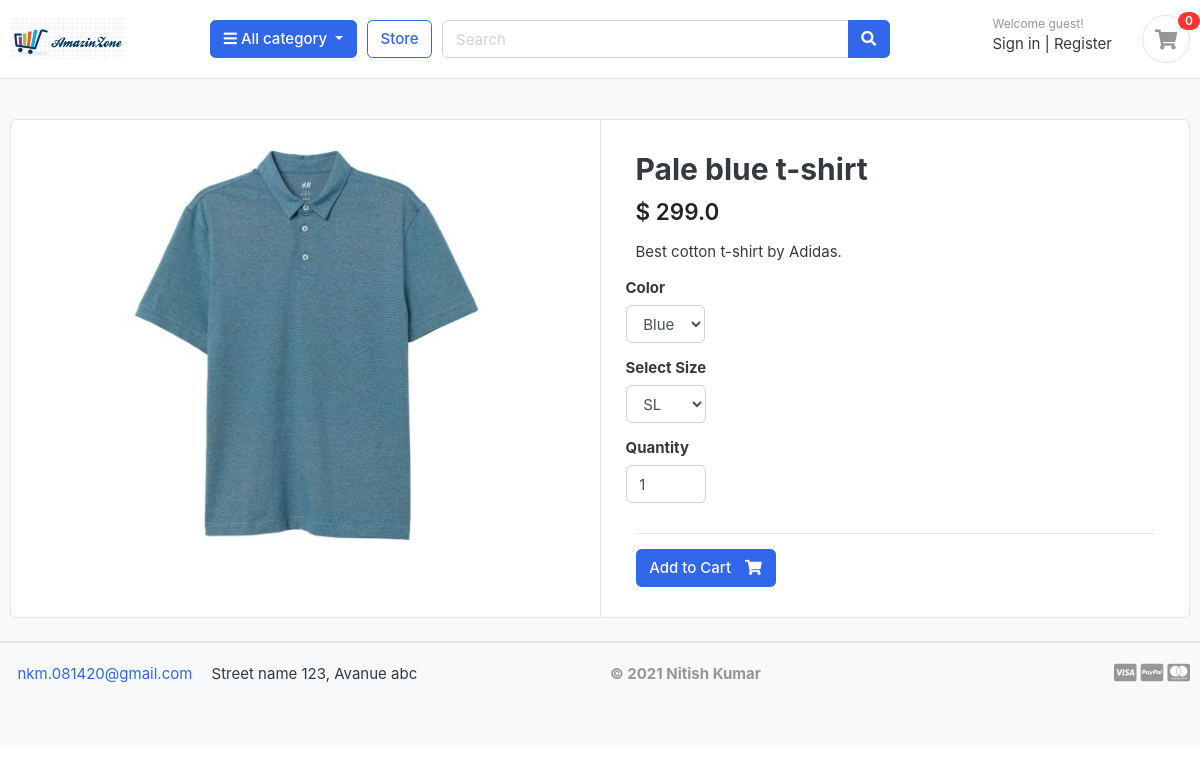
The app's page /products/pale-blue-sky-t-shirt/ with its own data.
### store/models.py (models this page shows, shortened)
class Product(models.Model):
	title = models.CharField(max_length=100)
	slug = models.SlugField(max_length=100, unique=True)
	category = models.ForeignKey(Category, on_delete=models.CASCADE)
	image = models.ImageField(upload_to='products/images/')
	price = models.FloatField()
	details = models.TextField()
	quantity = models.IntegerField()
	in_stock = models.BooleanField(default=True)
	date_add = models.DateField(default=timezone.now)

### products/views.py (the view)
# urls.py: path('<slug:slug>/', views.Detail.as_view(), name='product_detail'),
class Detail(DetailView):
	template_name = 'product_detail.html'
	context_object_name = 'product_details'
	model = Product

### cart/context_processors.py (called while the page is built)
def grand_total(request, tax_rate=6.9):
    total = 0
    count = 0
    cart_items = CartItem.objects.filter(cart__cart_id=_cart_id(request))
    for item in cart_items:
        total += item.sub_total()
        count += item.quantity
    tax = total * tax_rate // 100
    context = {}
    context['cart_items_count'] = count
    context['cart_total'] = total
    context['cart_tax'] = tax
    context['cart_tax_rate'] = tax_rate
    context['grand_total'] = tax + total
    return context

### cart/views.py (called while the page is built)
def _cart_id(request):
    cart = request.session.session_key
    if not cart:
        cart = request.session.create()
    return cart

### products/models.py (called while the page is built)
    def color(self):
        return super(VariationManager, self).filter(active=True, variation_type='colors')

    def size(self):
        return super(VariationManager, self).filter(active=True, variation_type='sizes')

### store/context_processors.py (called while the page is built)
def get_categories(request):
    categories = Category.objects.all()
    return {'product_categories': categories}

### products/templates/product_detail.html (shortened to what this page needs)
{% extends 'base.html' %}
{% load static %}
{% block content %}
{% include 'includes/navbar.html' %}
<section class="section-content padding-y bg">
    <div class="container">
        <div class="card">
            <div class="row no-gutters">
                <aside class="col-md-6">
                    <article class="gallery-wrap">
                        <div class="img-big-wrap">
                            <a href="{{product_details.image.url}}"><img src="{{ product_details.image.url }}"></a>
                        </div>
                    </article>
                </aside>
                <main class="col-md-6 border-left">
                    <form action="{% url 'cart:add_to_cart' product_details.slug %}" method="GET">
                        <article class="content-body">
                            <h2 class="title">{{ product_details.title | capfirst }}</h2>
                            <div class="mb-3">
                            <var class="price h4"><p>$ {{ product_details.price }}</p></var>
                            </div>
                            <p>{{product_details.details}}</p>
                            <div class="row">
                                <div class="item-option-select">
                                    <h6>Color</h6>
                                    <select name="color" class="form-control">
                                        {% for i in product_details.variation_set.color %}
                                        <option value="{{ i.variation_value | lower }}">{{ i.variation_value | capfirst }}</option>
                                        {% endfor %}
                                    </select>
                                </div>
                            </div>
                            <div class="row">
                                <div class="item-option-select">
                                    <h6>Select Size</h6>
                                    <select name="size" class="form-control">
                                        {% for i in product_details.variation_set.size %}
                                        <option value="{{ i.variation_value | lower }}">{{ i.variation_value | capfirst }}</option>
                                        {% endfor %}
                                    </select>
                                </div>
                            </div>
                            <div class="row">
                                <div class="item-option-select">
                                    <h6 id="quantity">Quantity</h6>
                                    <input type="number" id="number" for="quantity" class="form-control item-quantity" name="quantity" min="1" max="10000" value="1">
                                </div>
                            </div>
                            <hr>
                            {% if product_details.quantity < 1 %}
                                <label style="background-color: #fcc; border: 2px solid #888; border-radius: 2%; padding: 10px;" ><h5 class="text-danger">Out of Stock</h5></label>
                            {% else %}
                                <button type="submit" class="btn btn-primary"><span class="text"> Add to Cart</span> <i class="fas fa-shopping-cart"></i></button>
                            {% endif %}
                        </article>
                    </form>
                </main>
            </div>
        </div>
        <br>
    </div>
{% include 'includes/footer.html' %}
</section>
{% endblock %}

### static/css/ui.css (style rules this page uses)
html { font-family: "Inter", sans-serif; font-size: 15px; }
.content-body { flex: 1 1 auto; padding: 2rem 2.3rem; }
.padding-y { padding-top: 40px; padding-bottom: 40px; }
var { font-style: normal; }
article:after, .form-group:after { display: block; clear: both; content: ""; }
.bg { background-color: #f8f9fa; }
p:last-child { margin-bottom: 0; }
.btn .text + i { margin-left: 10px; }
.price { font-weight: 600; color: #212529; }
.gallery-wrap .img-big-wrap { margin-bottom: 10px; border-radius: 0.37rem; overflow: hidden; background-color: #fff; }
.gallery-wrap .img-big-wrap a { text-align: center; display: block; }
.gallery-wrap .img-big-wrap img { height: 450px; width: auto; display: inline-block; }
.item-option-select { margin-bottom: 1rem; display: inline-block; margin-right: 15px; }
.item-quantity { width: 80px !important; margin-right: 15px; }

### records on screen
Product: image (picture), title "Pale blue t-shirt", price "299.0", details "Best cotton t-shirt by Adidas."

### other values on screen
{{ cart_items_count }} "0"
form field color "Blue"
form field size "SL"
